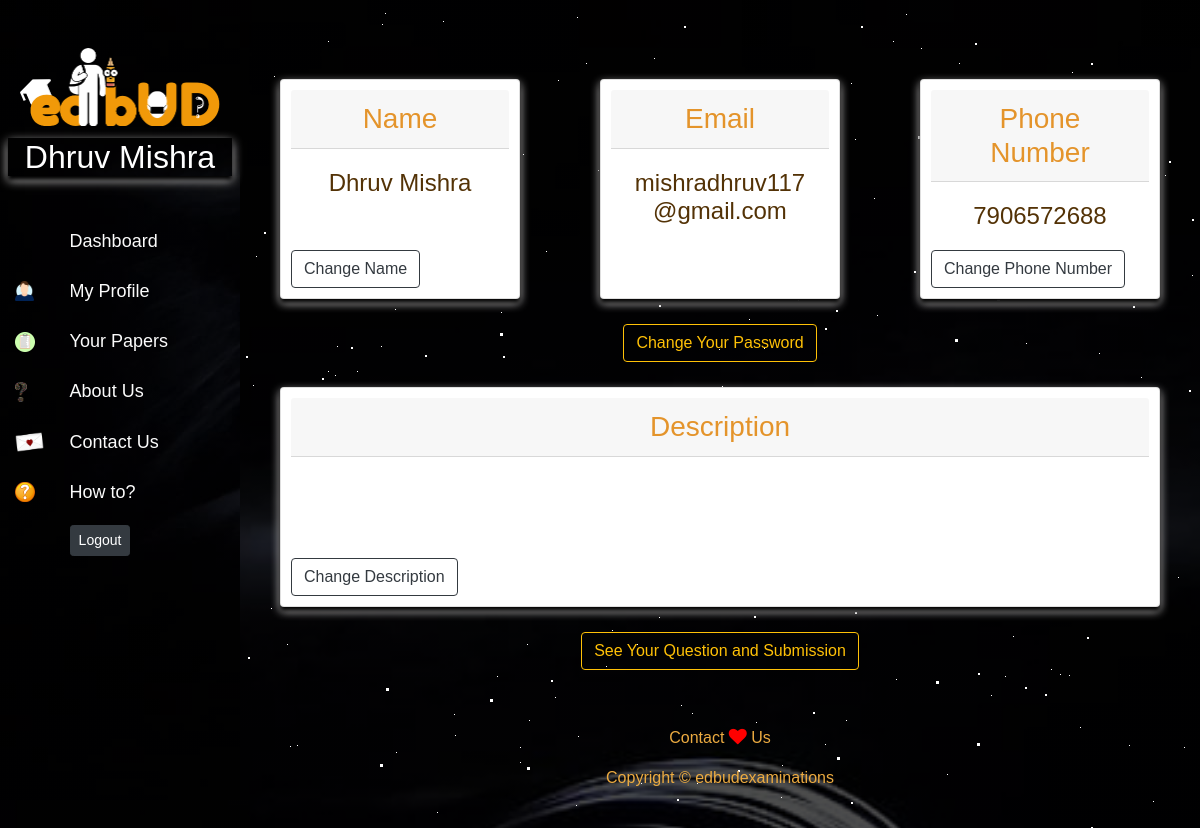
Page /userprofile/ (signed in) on the committed database.
### exsite/models.py (models this page shows, shortened)
class Teacher(models.Model):
    id = models.AutoField(primary_key=True)
    name = models.CharField(max_length=100)
    email = models.CharField(max_length=100)
    password = models.CharField(max_length=50, default="")
    phone=models.IntegerField(default=0)
    description=models.CharField(max_length=1000, default="")
    otp=models.CharField(max_length=10, default="")

### Profile/views.py (the view)
# urls.py: path('',views.profile, name="userprofile"),
def profile(request):
    if request.session.has_key('user'):
        teachemail = request.session['user']
        userp = Teacher.objects.get(email=teachemail)
        return render(request, 'Profile/userprofile.html', {'teacherinfo':userp})
    return redirect('/exsite/')

### Profile/templates/Profile/userprofile.html (shortened to what this page needs)
{% extends 'Profile/basic.html' %}
{% block teachname %} {{teacherinfo.name}} {% endblock  %}
{% block body %}
<div class="container my-5">
    <div class="row animate__animated animate__backInDown">
        <div class="col-md-4">
            <div class="card " id="usrprfl">
                <h3 style="text-align: center; color: rgb(228, 148, 43);" class="card-header">Name</h3>
                    <div class="card-body">
                        <h4 style="text-align:center; color: rgb(83, 50, 6);">{{teacherinfo.name}}</h4>
                    </div>
                    <a href="/userprofile/changes/"><button  class="btn btn-outline-dark">Change Name</button></a>
            </div>
        </div>
        <div class="col-md-4" >
            <div class="card" id="usrprfl">
                <h3 style="text-align: center; color: rgb(228, 148, 43);" class="card-header">Email</h3>
                <div class="card-body">
                    <h4 style="text-align:center; color: rgb(83, 50, 6);">{{teacherinfo.email}}</h4>
                </div>
            </div>
        </div>
        <div class="col-md-4">
            <div class="card" id="usrprfl">
                <h3 style="text-align: center; color: rgb(228, 148, 43);" class="card-header">Phone Number</h3>
                <div class="card-body">
                    <h4 style="text-align:center; color: rgb(83, 50, 6);">{{teacherinfo.phone}}</h4>
                </div>
                <a href="/userprofile/changes/"><button class="btn btn-outline-dark">Change Phone Number</button></a>
            </div>
        </div>
    </div>
    <div class="animate__animated animate__backInRight" style="text-align: center;">
        <a href="/userprofile/changes/"><button class="btn btn-outline-warning">Change Your Password</button></a>
    </div>
    <div class="card animate__animated animate__backInUp" id="usrprfl">
        <h3 style="text-align: center; color: rgb(228, 148, 43);" class="card-header">Description</h3>
        <div class="card-body">
        </div>
        <a href="/userprofile/changes/"><button type="button" class="btn btn-outline-dark">Change Description</button></a>
    </div>
    <div class="animate__animated animate__backInRight" style="text-align: center;">
        <a href="/userprofile/allquestion/"><button class="btn btn-outline-warning">See Your Question and Submission</button></a>
    </div>
</div>
{% endblock %}

### media/Profile/css/style.css (style rules this page uses)
* { padding:0; margin:0; }
#usrprfl { padding: 10px; margin: 25px; height: 220px; box-shadow: 0 4px 4px 0 rgb(0, 0, 0), 0 4px 10px 0 rgba(248, 246, 246, 0.959); }
body { font-family: 'Lucida Sans', 'Lucida Sans Regular', 'Lucida Grande', 'Lucida Sans Unicode', Geneva, Verdana, sans-serif; background-image: linear-gradient(rgba(0,0,0,0.7),rgba(0,0,0,0.7)),url(/media/exsite/images/back.jpg); background-size: cover; background-position: center; }

### media/Profile/css/navbar.css (style rules this page uses)
body { background-image: linear-gradient(rgba(0,0,0,0.7),rgba(0,0,0,0.7)),url(/media/Profile/images/back.jpg); background-size: cover; background-position: center; margin: 0; font-family: 'Lucida Sans', 'Lucida Sans Regular', 'Lucida Grande', 'Lucida Sans Unicode', Geneva, Verdana, sans-serif; color: #fff; padding-left: 240px; }

### rows in the picture
Teacher: name "Dhruv Mishra", email "mishradhruv117@gmail.com", phone "7906572688"
